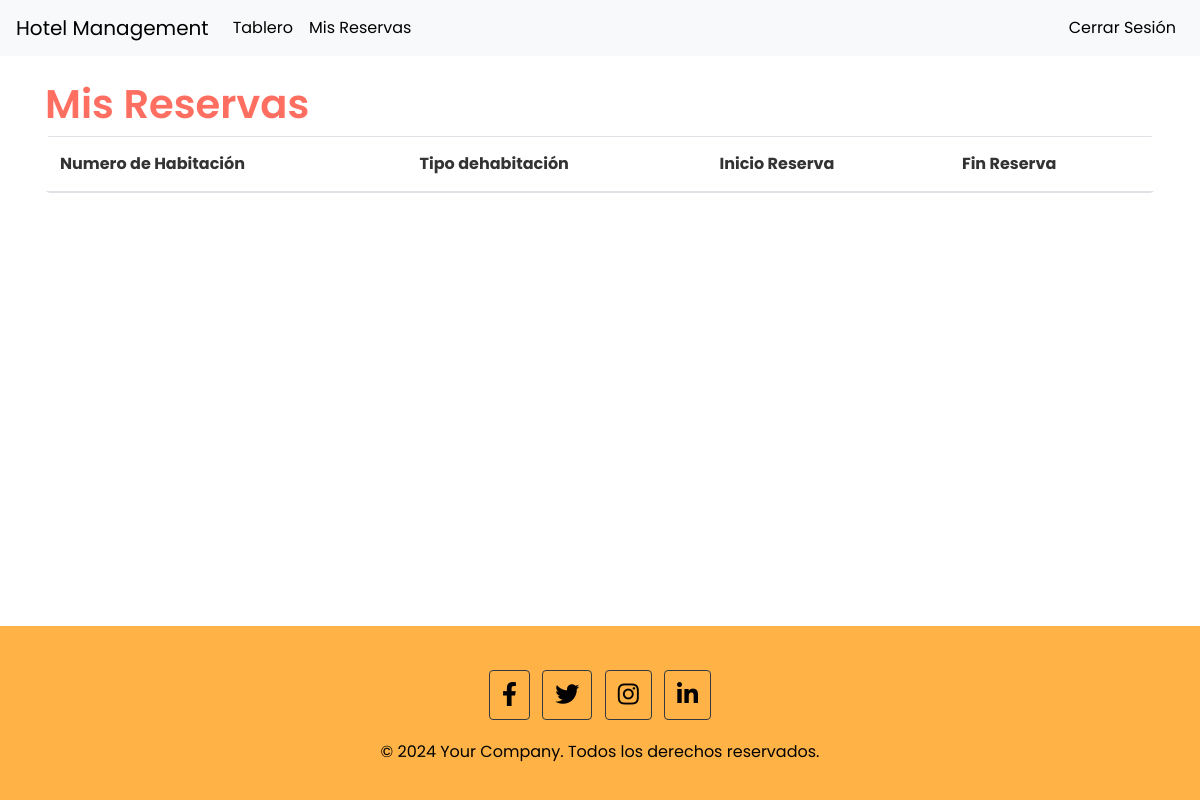
The app's page /user_reservations/ (signed in), older data.
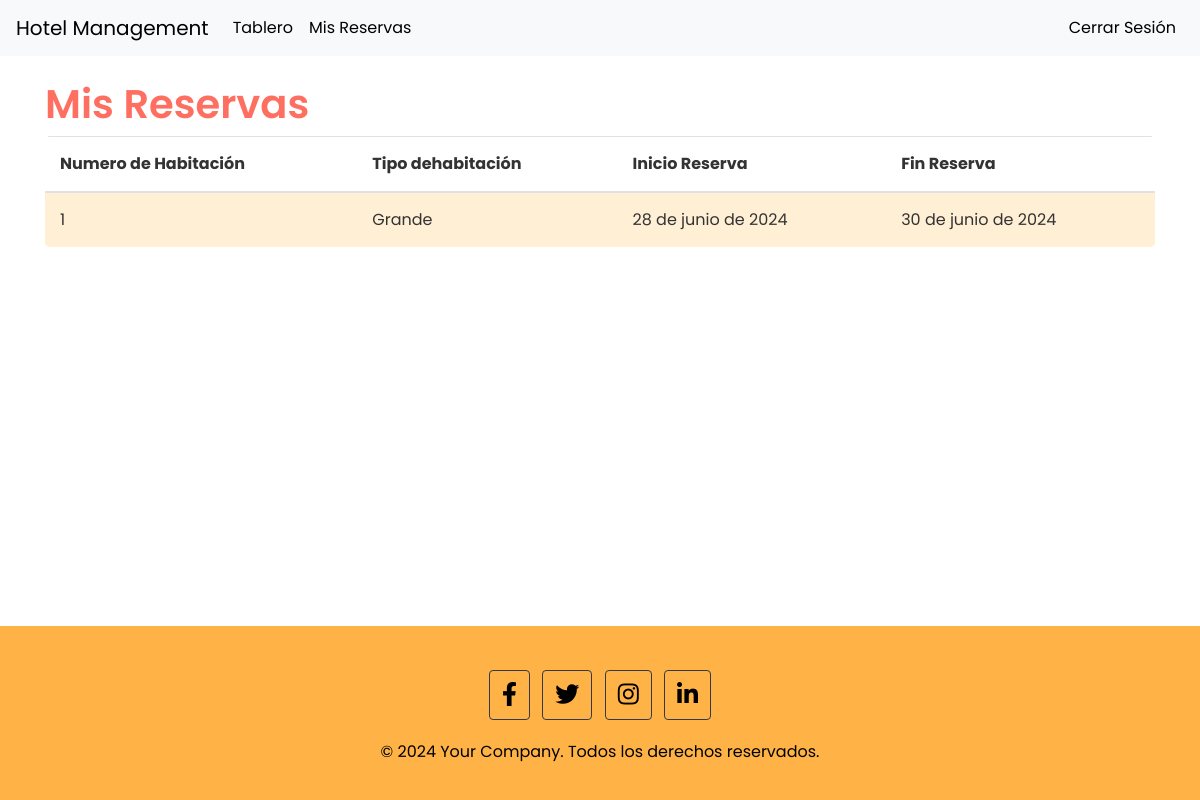
The same page, newer data.
### reservations/models.py (models this page shows, shortened)
class Reservation(models.Model):
    guest = models.ForeignKey(Guest, on_delete=models.CASCADE)
    room = models.ForeignKey(Room, on_delete=models.CASCADE)
    check_in_date = models.DateField()
    check_out_date = models.DateField()
    promotion = models.ForeignKey(Promotion, on_delete=models.SET_NULL, null=True, blank=True)

class Room(models.Model):
    room_number = models.CharField(max_length=5, unique=True)
    room_type = models.CharField(max_length=50)
    description = models.TextField(blank=True)
    price_per_night = models.DecimalField(max_digits=6, decimal_places=2)
    available = models.BooleanField(default=True)
    promotion = models.ForeignKey(Promotion, on_delete=models.SET_NULL, null=True, blank=True)

### reservations/views.py (the view)
# urls.py: path('user_reservations/', views.user_reservations, name='user_reservations'),
@login_required
def user_reservations(request):
    reservations = Reservation.objects.filter(guest=request.user.guest)
    return render(request, 'reservations/user_reservations.html', {'reservations': reservations})

### reservations/templates/reservations/user_reservations.html (shortened to what this page needs)
{% extends "reservations/base_generic.html" %}
{% block content %}
  <h1>Mis Reservas</h1>
  <table class="table table-striped">
    <thead>
      <tr>
        <th>Numero de Habitación</th>
        <th>Tipo dehabitación</th>
        <th>Inicio Reserva</th>
        <th>Fin Reserva</th>
      </tr>
    </thead>
    <tbody>
      {% for reservation in reservations %}
      <tr>
        <td>{{ reservation.room.room_number }}</td>
        <td>{{ reservation.room.room_type }}</td>
        <td>{{ reservation.check_in_date }}</td>
        <td>{{ reservation.check_out_date }}</td>
      </tr>
      {% endfor %}
    </tbody>
  </table>
{% endblock %}

Row changes from the older to the newer data that the page shows:
added Reservation: room.room_number "1", room.room_type "Grande", check_in_date "28 de junio de 2024", check_out_date "30 de junio de 2024"
